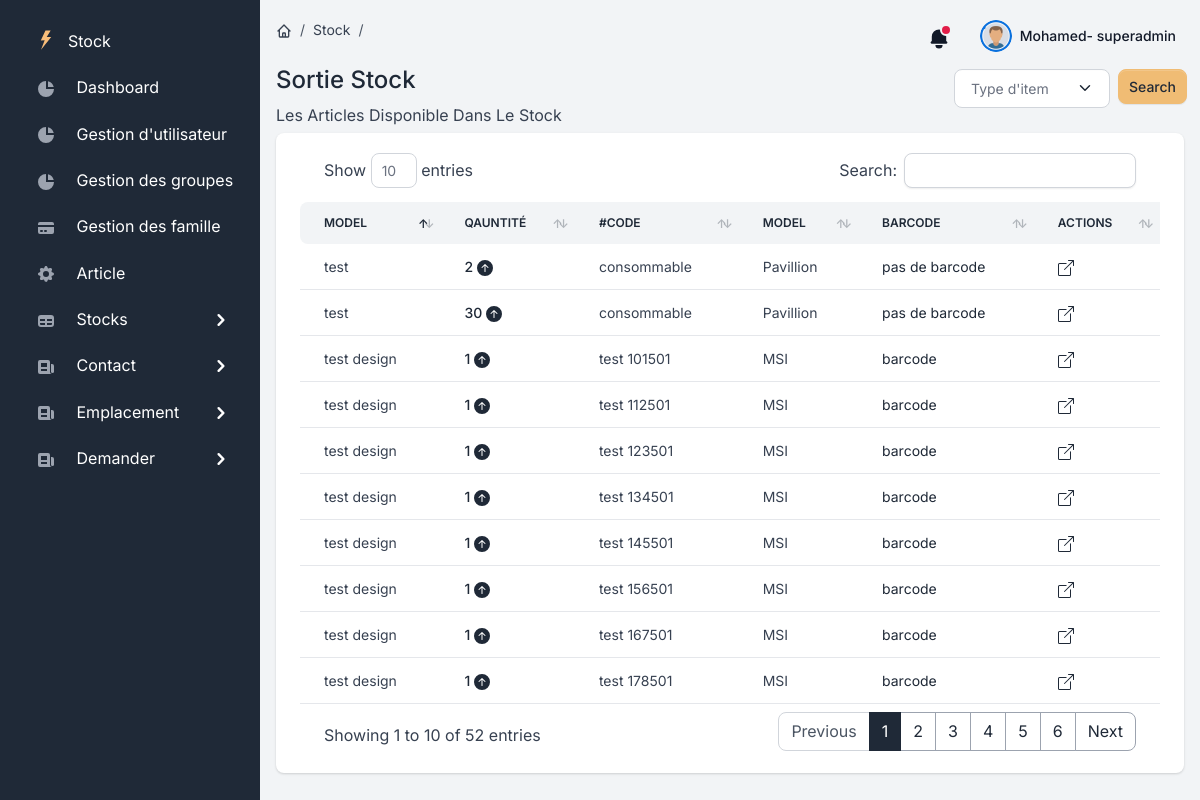
/Sortie_Stock (signed in), run on the app's committed database.
### users/models.py (models this page shows, shortened)
class Stock(models.Model):
    id_sous_famille = models.ForeignKey(SousFamille,verbose_name="Article",on_delete=models.CASCADE)
    quantity = models.IntegerField(blank=True, null=True)
    receive_quantity = models.IntegerField( blank=True, null=True)
    receive_by = models.ForeignKey(User,related_name="ReceiveUser",on_delete=models.CASCADE,default=1)
    issue_quantity = models.IntegerField(default=0,blank=True, null=True)
    issue_by = models.ForeignKey(User,related_name="IssueUser",on_delete=models.CASCADE,default=1)
    issue_to = models.ForeignKey(distinations,verbose_name="Emplacement",on_delete=models.CASCADE,default=1)
    fac =  models.ForeignKey(Facture,on_delete=models.CASCADE)
    created_by = models.ForeignKey(User,related_name="CreatUser",on_delete=models.CASCADE,default=1)
    reorder_level = models.IntegerField(default='0',verbose_name="garantie", blank=True, null=True)
    last_updated = models.DateTimeField(auto_now_add=False, auto_now=True)
    ci=models.CharField(max_length=50, blank=True, null=True)
    prix = models.IntegerField(default=0,blank=True, null=True)

class SousFamille(models.Model):
    choix = (
        ('oui', 'oui'),
        ('non', 'non'),
    )
    choix_ville = (
        ('tunis', 'tunis'),
        ('sousse', 'sousse'),
        ('nice','nice'),
    ),
    id_famille = models.ForeignKey(Familles,verbose_name="Les Articles",on_delete=models.CASCADE)
    designation = models.CharField(max_length=20)
    marque = models.CharField(max_length=20)
    model = models.CharField(max_length=20)
    seuil = models.IntegerField()
    groupresp = models.ForeignKey(Group,verbose_name='groupe_resp',on_delete=models.CASCADE,default=1)
    pid1 = models.CharField(max_length=20,unique=True)
    active = models.CharField(max_length=3,verbose_name="consommable",choices=choix)
    ville = models.CharField(max_length=6,blank=True, null=True)
    icon = models.CharField(max_length=120,blank=True, null=True)

### users/views.py (the view)
# urls.py: path('Sortie_Stock',views.Sortie_stock,name='Sortie_Stock'),
@login_required(redirect_field_name='login')
def Sortie_stock(request):
    tous_article = Stock.objects.all().filter(quantity__gt = 0,issue_to__nom_dis='stock')
    if request.method == 'GET':
        filtrer_gat = request.GET.get('filter_gat')
        if filtrer_gat != '' and filtrer_gat is not None:
            tous_article = tous_article.filter(id_sous_famille__active=filtrer_gat)
    s=tous_article.aggregate(Sum('quantity'))['quantity__sum']
    ms = dumps(s)
    context={'list_article':tous_article,"ms":ms,'name_page':'sortie stock'}
    return render(request,"./PageStock/Sortie_Stock.html",context)

### users/templates/PageStock/Sortie_Stock.html (shortened to what this page needs)
{% extends "layouts/base.html" %}
{% block content %}
<div class="d-flex justify-content-between flex-wrap flex-md-nowrap align-items-center py-1">
    <div class="d-block mb-4 mb-md-0">
    <h2 class="h4">Sortie Stock</h2>
    <p class="mb-0">Les Articles Disponible Dans Le Stock</p>
</div>
<div class="d-flex mb-3">
  <form method="get">
    <div class="row">
      <div class="col-8 m-0 p-1">
</div>
<div class="col-4 m-0 p-1">
  <button type="submit" class="btn btn-sm  btn-secondary m-0">Search</button>
</div>
</div>
</form>
</div>
    </div>
  <div class="card border-0 shadow mb-4">
      <div class="card-body">
          <div class="table-responsive">
              <table class="table table-centered table-nowrap mb-0 rounded" style='width: 100%;'>
                  <thead class="thead-light">
                      <tr>
                          <th class="border-0 rounded-start">Model</th>
                          <th class="border-0">Qauntité</th>
                          <th class="border-0">#Code</th>
                          <th class="border-0">Model</th>
                          <th class="border-0">Barcode</th>
                          <th class="border-0">Actions</th>
                      </tr>
                  </thead>
                  <tbody>
                      {% for article in list_article %}
                      <tr>
                          <td>{{article.id_sous_famille.designation}}</td>
                          <td class="fw-bold d-flex align-items-center">
                            <div class="d-flex">
                              <a href="{% url 'issue_items' article.id %}">
                             {{article.quantity}}    <svg xmlns="http://www.w3.org/2000/svg" width="16" height="16" fill="currentColor" class="bi bi-arrow-up-circle-fill" viewBox="0 0 16 16">
                                <path d="M16 8A8 8 0 1 0 0 8a8 8 0 0 0 16 0zm-7.5 3.5a.5.5 0 0 1-1 0V5.707L5.354 7.854a.5.5 0 1 1-.708-.708l3-3a.5.5 0 0 1 .708 0l3 3a.5.5 0 0 1-.708.708L8.5 5.707V11.5z"/></svg></a>
                            </div>
                            </td>
                          <td>
                            {{article.ci}}
                          </td>
                          <td>
                            {{article.id_sous_famille.model}}
                          </td>
                          <td>
                              {% if article.ci == 'consommable' %}
                              <a href="#"> pas de barcode </a>
                              {% else %}
                            <a href="{% url 'chaque_Barcode' article.id %}">barcode </a>
                            {% endif %}
                          </td>
                          <td class="fw-bold d-flex align-items-center">
                            <div class="d-flex">
                              <a href="{% url 'issue_items' article.id %}"> </a>
                            </div>
                            </td>
                      </tr>
                      {% endfor %}
                  </tbody>
              </table>
          </div>
      </div>
  </div>
{% endblock content %}

### users/templates/layouts/base.html (shortened to what this page needs)
<!DOCTYPE html>
<html lang="en">
<head>
{% load static %}
<link rel="stylesheet" href="https://cdn.jsdelivr.net/gh/bbbootstrap/libraries@main/choices.min.css">
<link type="text/css" href="/static/assets/vendor/sweetalert2/dist/sweetalert2.min.css" rel="stylesheet">
<link type="text/css" href="/static/assets/vendor/notyf/notyf.min.css" rel="stylesheet">
<link type="text/css" href="/static/assets/css/volt.css" rel="stylesheet">
<link type="text/css" href="/static/assets/css/datatable.css" rel="stylesheet">
<link href="https://api.mapbox.com/mapbox-gl-js/v2.8.2/mapbox-gl.css" rel="stylesheet">
<link type="text/css" href="https://cdnjs.cloudflare.com/ajax/libs/font-awesome/6.1.1/css/all.min.css" rel="stylesheet">
<link href="/static/assets/css/select2.css" rel="stylesheet" />
<link rel="stylesheet" href="https://api.mapbox.com/mapbox-gl-js/plugins/mapbox-gl-directions/v4.1.0/mapbox-gl-directions.css" type="text/css">
</head>
<body>
  {% if  request.user.is_staff %}
    {% include 'includes/sidebar.html' %}
    {% else %}
    {% include 'includes/sidebar-manager.html' %}
    {% endif %}
    <main class="content">
      {% include 'includes/navigation.html' %}
      {% block content %}{% endblock content %}
    </main>
</body>
</html>

### users/templates/includes/sidebar.html (shortened to what this page needs)
        <nav id="sidebarMenu" class="sidebar d-lg-block bg-gray-800 text-white collapse" data-simplebar>
          <div class="sidebar-inner px-4 pt-3">
            <ul class="nav flex-column pt-3 pt-md-0">
              <li class="nav-item">
                <a href="{% url 'index' %}" class="nav-link d-flex align-items-center">
                  <span class="sidebar-icon">
                    <img src="/static/assets/img/brand/light.svg" height="20" width="20" alt="Volt Logo">
                  </span>
                  <span class="mt-1 ms-1 sidebar-text"> Stock</span>
                </a>
              </li>
              <li class="nav-item {% if 'dashboard' in segment %} active {% endif %}">
                <a href="{% url 'index' %}" class="nav-link">
                  <span class="sidebar-icon">
                    <svg class="icon icon-xs me-2" fill="currentColor" viewBox="0 0 20 20" xmlns="http://www.w3.org/2000/svg"><path d="M2 10a8 8 0 018-8v8h8a8 8 0 11-16 0z"></path><path d="M12 2.252A8.014 8.014 0 0117.748 8H12V2.252z"></path></svg>
                  </span>
                  <span class="sidebar-text">Dashboard</span>
                </a>
              </li>
              {% if request.user.is_staff and request.user.is_superuser %}
              <li class="nav-item {% if 'dashboard' in segment %} active {% endif %}">
                <a href="{% url 'users' %}" class="nav-link">
                  <span class="sidebar-icon">
                    <svg class="icon icon-xs me-2" fill="currentColor" viewBox="0 0 20 20" xmlns="http://www.w3.org/2000/svg"><path d="M2 10a8 8 0 018-8v8h8a8 8 0 11-16 0z"></path><path d="M12 2.252A8.014 8.014 0 0117.748 8H12V2.252z"></path></svg>
                  </span>
                  <span class="sidebar-text">Gestion d'utilisateur</span>
                </a>
              </li>
              <li class="nav-item {% if 'dashboard' in segment %} active {% endif %}">
                <a href="{% url 'groups' %}" class="nav-link">
                  <span class="sidebar-icon">
                    <svg class="icon icon-xs me-2" fill="currentColor" viewBox="0 0 20 20" xmlns="http://www.w3.org/2000/svg"><path d="M2 10a8 8 0 018-8v8h8a8 8 0 11-16 0z"></path><path d="M12 2.252A8.014 8.014 0 0117.748 8H12V2.252z"></path></svg>
                  </span>
                  <span class="sidebar-text">Gestion des groupes</span>
                </a>
              </li>
              {% endif %}
              <li class="nav-item {% if 'transactions' in segment %} active {% endif %}">
                <a href="{% url 'gest_famille' %}" class="nav-link">
                  <span class="sidebar-icon">
                  </span>
                  <span class="sidebar-text">Gestion des famille</span>
                </a>
              </li>
              <li class="nav-item {% if 'settings' in segment %} active {% endif %}">
                <a href="{% url 'article' %}" class="nav-link">
                  <span class="sidebar-icon">
                  </span>
                  <span class="sidebar-text">Article</span>
                </a>
              </li>
              <li class="nav-item {% if 'tables-bootstrap-' in segment %} active {% endif %}">
                <span
                  class="nav-link  collapsed  d-flex justify-content-between align-items-center"
                  data-bs-toggle="collapse" data-bs-target="#submenu-app">
                  <span>
                    <span class="sidebar-icon">
                      <svg class="icon icon-xs me-2" fill="currentColor" viewBox="0 0 20 20" xmlns="http://www.w3.org/2000/svg"><path fill-rule="evenodd" d="M5 4a3 3 0 00-3 3v6a3 3 0 003 3h10a3 3 0 003-3V7a3 3 0 00-3-3H5zm-1 9v-1h5v2H5a1 1 0 01-1-1zm7 1h4a1 1 0 001-1v-1h-5v2zm0-4h5V8h-5v2zM9 8H4v2h5V8z" clip-rule="evenodd"></path></svg>
                    </span>
                    <span class="sidebar-text">Stocks</span>
                  </span>
                  <span class="link-arrow">
                    <svg class="icon icon-sm" fill="currentColor" viewBox="0 0 20 20" xmlns="http://www.w3.org/2000/svg"><path fill-rule="evenodd" d="M7.293 14.707a1 1 0 010-1.414L10.586 10 7.293 6.707a1 1 0 011.414-1.414l4 4a1 1 0 010 1.414l-4 4a1 1 0 01-1.414 0z" clip-rule="evenodd"></path></svg>
                  </span>
                </span>
              </li>
              <li class="nav-item {% if 'page-' in segment %} active {% endif %}">
                <span
                  class="nav-link  collapsed  d-flex justify-content-between align-items-center"
                  data-bs-toggle="collapse" data-bs-target="#submenu-pages">
                  <span>
                    <span class="sidebar-icon">
                    </span>
                    <span class="sidebar-text">Contact</span>
                  </span>
                  <span class="link-arrow">
                    <svg class="icon icon-sm" fill="currentColor" viewBox="0 0 20 20" xmlns="http://www.w3.org/2000/svg"><path fill-rule="evenodd" d="M7.293 14.707a1 1 0 010-1.414L10.586 10 7.293 6.707a1 1 0 011.414-1.414l4 4a1 1 0 010 1.414l-4 4a1 1 0 01-1.414 0z" clip-rule="evenodd"></path></svg>
                  </span>
                </span>
              </li>
              <li class="nav-item {% if 'page-' in segment %} active {% endif %}">
                <span
                  class="nav-link  collapsed  d-flex justify-content-between align-items-center"
                  data-bs-toggle="collapse" data-bs-target="#submenu-page">
                  <span>
                    <span class="sidebar-icon">
                    </span>
                    <span class="sidebar-text">Emplacement</span>
                  </span>
                  <span class="link-arrow">
                    <svg class="icon icon-sm" fill="currentColor" viewBox="0 0 20 20" xmlns="http://www.w3.org/2000/svg"><path fill-rule="evenodd" d="M7.293 14.707a1 1 0 010-1.414L10.586 10 7.293 6.707a1 1 0 011.414-1.414l4 4a1 1 0 010 1.414l-4 4a1 1 0 01-1.414 0z" clip-rule="evenodd"></path></svg>
                  </span>
                </span>
              </li>
              <li class="nav-item {% if 'page-' in segment %} active {% endif %}">
                <span
                  class="nav-link  collapsed  d-flex justify-content-between align-items-center"
                  data-bs-toggle="collapse" data-bs-target="#submenu-pages-dem">
                  <span>
                    <span class="sidebar-icon">
                    </span>
                    <span class="sidebar-text">Demander </span>
                  </span>
                  <span class="link-arrow">
                    <svg class="icon icon-sm" fill="currentColor" viewBox="0 0 20 20" xmlns="http://www.w3.org/2000/svg"><path fill-rule="evenodd" d="M7.293 14.707a1 1 0 010-1.414L10.586 10 7.293 6.707a1 1 0 011.414-1.414l4 4a1 1 0 010 1.414l-4 4a1 1 0 01-1.414 0z" clip-rule="evenodd"></path></svg>
                  </span>
                </span>
              </li>
            </ul>
          </div>
        </nav>

### users/templates/includes/navigation.html (shortened to what this page needs)
<nav class="navbar navbar-top navbar-expand navbar-dashboard navbar-dark ps-0 pe-2 pb-0">
              <div class="container-fluid px-0">
                <div class="d-flex justify-content-between w-100" id="navbarSupportedContent">
                  <div class="d-flex align-items-center">
                    <nav aria-label="breadcrumb" class="d-none d-md-inline-block">
                      <ol class="breadcrumb breadcrumb-dark breadcrumb-transparent">
                        <li class="breadcrumb-item">
                          <a href="{% url 'index' %}">
                          </a>
                      </li>
                      <li class="breadcrumb-item"><a href="#">Stock</a></li>
                      <li class="breadcrumb-item active" aria-current="page">{{page_name}}</li>
                  </ol>
              </nav>
                  </div>
                  <ul class="navbar-nav align-items-center">
                    <li class="nav-item dropdown">
                      <a class="nav-link text-dark notification-bell unread dropdown-toggle" data-unread-notifications="true" href="#" role="button" data-bs-toggle="dropdown" data-bs-display="static" aria-expanded="false">
                        <svg class="icon icon-sm text-gray-900" fill="currentColor" viewBox="0 0 20 20" xmlns="http://www.w3.org/2000/svg"><path d="M10 2a6 6 0 00-6 6v3.586l-.707.707A1 1 0 004 14h12a1 1 0 00.707-1.707L16 11.586V8a6 6 0 00-6-6zM10 18a3 3 0 01-3-3h6a3 3 0 01-3 3z"></path></svg>
                      </a>
                    </li>
                    <li class="nav-item dropdown ms-lg-3">
                      <a class="nav-link dropdown-toggle pt-1 px-0" href="#" role="button" data-bs-toggle="dropdown" aria-expanded="false">
                        <div class="media d-flex align-items-center">
                          <div class="media-body ms-2 text-dark align-items-center d-none d-lg-block">
                            <span class="mb-0 font-small fw-bold text-gray-900">
                              <strong>{{ request.user.username }}-
                              </strong>
                            </span>
                          </div>
                        </div>
                      </a>
                    </li>
                  </ul>
                </div>
              </div>
            </nav>

### users/templates/includes/scripts.html (shortened to what this page needs)
{% load static %}

### data on the page
Stock: id_sous_famille.designation "test design", quantity "1", ci "test 101501", id_sous_famille.model "MSI", shows "barcode"
Stock: id_sous_famille.designation "test design", quantity "1", ci "test 112501", id_sous_famille.model "MSI", shows "barcode"
Stock: id_sous_famille.designation "test design", quantity "1", ci "test 123501", id_sous_famille.model "MSI", shows "barcode"
Stock: id_sous_famille.designation "test design", quantity "1", ci "test 134501", id_sous_famille.model "MSI", shows "barcode"
Stock: id_sous_famille.designation "test design", quantity "1", ci "test 145501", id_sous_famille.model "MSI", shows "barcode"
Stock: id_sous_famille.designation "test design", quantity "1", ci "test 156501", id_sous_famille.model "MSI", shows "barcode"
Stock: id_sous_famille.designation "test design", quantity "1", ci "test 167501", id_sous_famille.model "MSI", shows "barcode"
Stock: id_sous_famille.designation "test design", quantity "1", ci "test 178501", id_sous_famille.model "MSI", shows "barcode"
Stock: id_sous_famille.designation "test", quantity "2", ci "consommable", id_sous_famille.model "Pavillion", shows "pas de barcode"
Stock: id_sous_famille.designation "test", quantity "30", ci "consommable", id_sous_famille.model "Pavillion", shows "pas de barcode"
